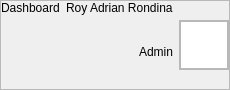
       <widget class="QFrame" name="Header">
        <property name="sizePolicy">
         <sizepolicy hsizetype="Expanding" vsizetype="Preferred">
          <horstretch>0</horstretch>
          <verstretch>0</verstretch>
         </sizepolicy>
        </property>
        <property name="minimumSize">
         <size>
          <width>0</width>
          <height>90</height>
         </size>
        </property>
        <property name="maximumSize">
         <size>
          <width>16777215</width>
          <height>90</height>
         </size>
        </property>
        <property name="cursor">
         <cursorShape>ArrowCursor</cursorShape>
        </property>
        <property name="frameShape">
         <enum>QFrame::StyledPanel</enum>
        </property>
        <property name="frameShadow">
         <enum>QFrame::Raised</enum>
        </property>
        <layout class="QHBoxLayout" name="horizontalLayout_3">
         <property name="leftMargin">
          <number>0</number>
         </property>
         <property name="topMargin">
          <number>0</number>
         </property>
         <property name="rightMargin">
          <number>0</number>
         </property>
         <property name="bottomMargin">
          <number>0</number>
         </property>
         <item>
          <widget class="QLabel" name="InterfaceTitle">
           <property name="layoutDirection">
            <enum>Qt::LeftToRight</enum>
           </property>
           <property name="text">
            <string>Dashboard</string>
           </property>
           <property name="alignment">
            <set>Qt::AlignLeading</set>
           </property>
          </widget>
         </item>
         <item>
          <layout class="QHBoxLayout" name="UserPanel">
           <property name="rightMargin">
            <number>0</number>
           </property>
           <item>
            <layout class="QVBoxLayout" name="UserInfo">
             <property name="spacing">
              <number>0</number>
             </property>
             <item alignment="Qt::AlignRight">
              <widget class="QLabel" name="UserName">
               <property name="text">
                <string>Roy Adrian Rondina</string>
               </property>
               <property name="alignment">
                <set>Qt::AlignLeading</set>
               </property>
              </widget>
             </item>
             <item alignment="Qt::AlignRight">
              <widget class="QLabel" name="UserType">
               <property name="text">
                <string>Admin</string>
               </property>
               <property name="alignment">
                <set>Qt::AlignLeading</set>
               </property>
              </widget>
             </item>
            </layout>
           </item>
           <item>
            <widget class="QFrame" name="Profile">
             <property name="sizePolicy">
              <sizepolicy hsizetype="Fixed" vsizetype="Fixed">
               <horstretch>0</horstretch>
               <verstretch>0</verstretch>
              </sizepolicy>
             </property>
             <property name="minimumSize">
              <size>
               <width>50</width>
               <height>50</height>
              </size>
             </property>
             <property name="maximumSize">
              <size>
               <width>50</width>
               <height>50</height>
              </size>
             </property>
             <property name="frameShape">
              <enum>QFrame::StyledPanel</enum>
             </property>
             <property name="frameShadow">
              <enum>QFrame::Raised</enum>
             </property>
             <layout class="QVBoxLayout" name="verticalLayout_3">
              <property name="spacing">
               <number>0</number>
              </property>
              <property name="leftMargin">
               <number>0</number>
              </property>
              <property name="topMargin">
               <number>0</number>
              </property>
              <property name="rightMargin">
               <number>0</number>
              </property>
              <property name="bottomMargin">
               <number>0</number>
              </property>
              <item>
               <widget class="QGraphicsView" name="ProfilePic">
                <property name="enabled">
                 <bool>true</bool>
                </property>
                <property name="sizePolicy">
                 <sizepolicy hsizetype="Preferred" vsizetype="Preferred">
                  <horstretch>0</horstretch>
                  <verstretch>0</verstretch>
                 </sizepolicy>
                </property>
                <property name="minimumSize">
                 <size>
                  <width>0</width>
                  <height>0</height>
                 </size>
                </property>
               </widget>
              </item>
             </layout>
            </widget>
           </item>
          </layout>
         </item>
        </layout>
       </widget>
